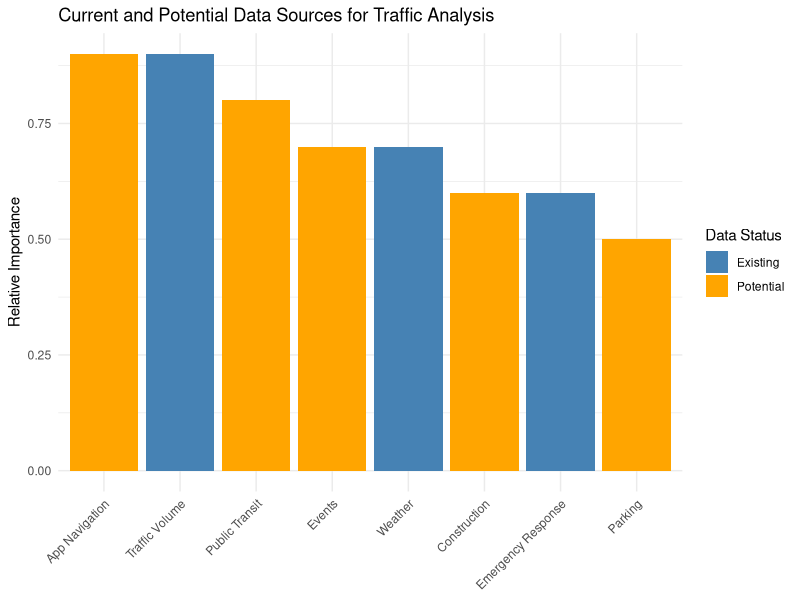

Write R code to recreate this figure.
## ---- chunk 1
#| echo: false
#| fig.width: 8
#| fig.height: 6
#| fig.align: center

library(tidyverse)
library(ggplot2)

# Create sample data for visualization
data_sources <- tibble(
  Category = c("Existing", "Existing", "Existing", 
               "Potential", "Potential", "Potential", "Potential", "Potential"),
  Source = c("Traffic Volume", "Weather", "Emergency Response", 
             "Public Transit", "Events", "Construction", "Parking", "App Navigation"),
  Value = c(0.9, 0.7, 0.6, 0.8, 0.7, 0.6, 0.5, 0.9)
)

# Plot potential data sources
ggplot(data_sources, aes(x = reorder(Source, -Value), y = Value, fill = Category)) +
  geom_col() +
  scale_fill_manual(values = c("Existing" = "steelblue", "Potential" = "orange")) +
  labs(
    title = "Current and Potential Data Sources for Traffic Analysis",
    x = NULL,
    y = "Relative Importance",
    fill = "Data Status"
  ) +
  theme_minimal() +
  theme(axis.text.x = element_text(angle = 45, hjust = 1))
